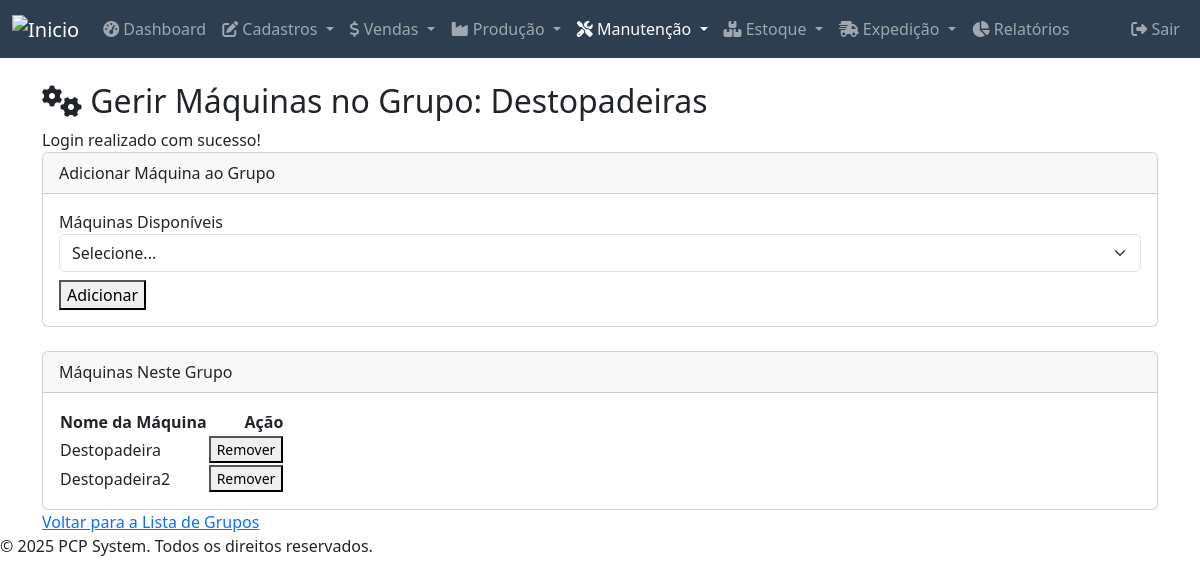
The app's page /modules/manutencao/grupos/gerir_maquinas.php?id=1 (signed in) with its own data.
### tables this page shows
CREATE TABLE `grupos_maquinas` (
  `id` int(11) NOT NULL,
  `nome_grupo` varchar(100) NOT NULL,
  `descricao` text DEFAULT NULL,
  `deleted_at` datetime DEFAULT NULL
);

CREATE TABLE `maquina_grupo_associacao` (
  `id` int(11) NOT NULL,
  `maquina_id` int(11) NOT NULL,
  `grupo_id` int(11) NOT NULL
);

CREATE TABLE `maquinas` (
  `id` int(11) NOT NULL,
  `nome` varchar(100) NOT NULL,
  `descricao` text DEFAULT NULL,
  `status` enum('operacional','manutencao','parada') NOT NULL DEFAULT 'operacional',
  `numero_serie` varchar(50) DEFAULT NULL,
  `tag_ativo` varchar(30) DEFAULT NULL,
  `fabricante` varchar(100) DEFAULT NULL,
  `modelo_maquina` varchar(50) DEFAULT NULL,
  `tipo_maquina` varchar(50) DEFAULT NULL,
  `localizacao` varchar(100) DEFAULT NULL,
  `data_aquisicao` date DEFAULT NULL,
  `data_ultima_manutencao` date DEFAULT NULL,
  `capacidade_hora` decimal(10,2) DEFAULT NULL,
  `unidade_capacidade` varchar(20) DEFAULT NULL,
  `deleted_at` datetime DEFAULT NULL
);

### public_html/modules/manutencao/grupos/gerir_maquinas.php (the view, shortened to what this page needs)
<?php
$conn = connectDB();
$grupo_id = filter_input(INPUT_GET, 'id', FILTER_VALIDATE_INT);
require_once __DIR__ . '/../../../includes/header.php';
$grupo_details = null;
$maquinas_no_grupo = [];
try {
    $grupo_details = $conn->execute_query("SELECT * FROM grupos_maquinas WHERE id = ?", [$grupo_id])->fetch_assoc();
    $sql_maquinas_no_grupo = "SELECT m.id, m.nome, mga.id as associacao_id
                              FROM maquinas m
                              JOIN maquina_grupo_associacao mga ON m.id = mga.maquina_id
                              WHERE mga.grupo_id = ? ORDER BY m.nome";
    $maquinas_no_grupo = $conn->execute_query($sql_maquinas_no_grupo, [$grupo_id])->fetch_all(MYSQLI_ASSOC);
} catch (Exception $e) {
    echo "<div class='container mt-4'><div class='alert alert-danger'>Erro ao carregar dados da página: " . $e->getMessage() . "</div></div>";
    require_once __DIR__ . '/../../../includes/footer.php';
    exit();
}
?>
<div class="container mt-4">
    <h2><i class="fas fa-cogs"></i> Gerir Máquinas no Grupo: <?php echo htmlspecialchars($grupo_details['nome_grupo']); ?></h2>
    <?php if (isset($_SESSION['message'])): ?>
    <div class="message <?php echo htmlspecialchars($_SESSION['message_type']); ?>">
        <?php echo $_SESSION['message']; ?>
    </div>
    <?php endif; ?>
    <div class="row">
        <div class="col-md-12 mb-4">
            <div class="card">
                <div class="card-header">Adicionar Máquina ao Grupo</div>
                <div class="card-body">
                    <form action="gerir_maquinas.php?id=<?php echo $grupo_id; ?>" method="POST">
                        <div class="form-group">
                            <label for="maquina_id">Máquinas Disponíveis</label>
                            <select name="maquina_id" id="maquina_id" class="form-select" required>
                                <option value="">Selecione...</option>
                            </select>
                        </div>
                        <button type="submit" class="button add mt-2">Adicionar</button>
                    </form>
                </div>
            </div>
        </div>
        <div class="col-md-12">
             <div class="card">
                <div class="card-header">Máquinas Neste Grupo</div>
                <div class="card-body">
                    <?php if (!empty($maquinas_no_grupo)): ?>
                        <table>
                            <thead>
                                <tr>
                                    <th>Nome da Máquina</th>
                                    <th class="text-end">Ação</th>
                                </tr>
                            </thead>
                            <tbody>
                                <?php foreach($maquinas_no_grupo as $maquina): ?>
                                <tr>
                                    <td><?php echo htmlspecialchars($maquina['nome']); ?></td>
                                    <td class="text-end">
                                        <button type="button" class="button delete small" onclick="showDeleteModal('maquina_grupo_associacao', <?php echo $maquina['associacao_id']; ?>)">Remover</button>
                                    </td>
                                </tr>
                                <?php endforeach; ?>
                            </tbody>
                        </table>
                    <?php else: ?>
                        <p>Nenhuma máquina associada a este grupo ainda.</p>
                    <?php endif; ?>
                </div>
             </div>
        </div>
    </div>
    <a href="index.php" class="back-link mt-4">Voltar para a Lista de Grupos</a>
</div>
<?php
require_once __DIR__ . '/../../../includes/footer.php';
?>

### records on screen
grupos_maquinas: nome_grupo "Destopadeiras"
maquina_grupo_associacao: maquina.nome "Destopadeira"
maquina_grupo_associacao: maquina.nome "Destopadeira2"

### other values on screen
$_SESSION['message'] "Login realizado com sucesso!"
